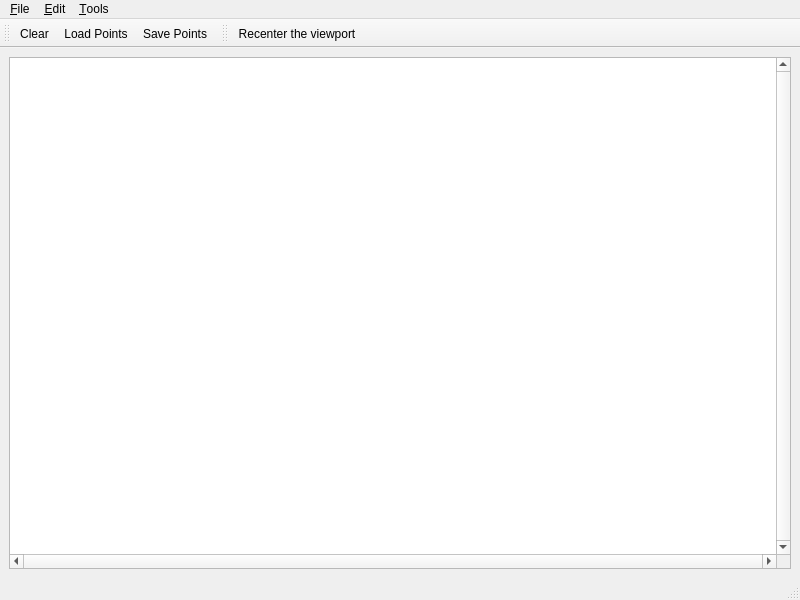
<?xml version="1.0" encoding="UTF-8"?>
<ui version="4.0">
 <author>GeometryFactory</author>
 <class>Stream_lines_2</class>
 <widget class="QMainWindow" name="Stream_lines_2">
  <property name="geometry">
   <rect>
    <x>0</x>
    <y>0</y>
    <width>800</width>
    <height>600</height>
   </rect>
  </property>
  <property name="windowTitle">
   <string>CGAL Streamlines</string>
  </property>
  <property name="windowIcon">
   <iconset resource="../resources/CGAL.qrc">
    <normaloff>:/cgal/logos/cgal_icon</normaloff>:/cgal/logos/cgal_icon</iconset>
  </property>
  <widget class="QWidget" name="centralwidget">
   <layout class="QGridLayout">
    <item row="0" column="0">
     <widget class="QGraphicsView" name="graphicsView">
      <property name="focusPolicy">
       <enum>Qt::StrongFocus</enum>
      </property>
      <property name="verticalScrollBarPolicy">
       <enum>Qt::ScrollBarAlwaysOn</enum>
      </property>
      <property name="horizontalScrollBarPolicy">
       <enum>Qt::ScrollBarAlwaysOn</enum>
      </property>
      <property name="transformationAnchor">
       <enum>QGraphicsView::NoAnchor</enum>
      </property>
     </widget>
    </item>
   </layout>
  </widget>
  <widget class="QStatusBar" name="statusbar"/>
  <widget class="QToolBar" name="fileToolBar">
   <property name="windowTitle">
    <string>File Tools</string>
   </property>
   <attribute name="toolBarArea">
    <enum>TopToolBarArea</enum>
   </attribute>
   <attribute name="toolBarBreak">
    <bool>false</bool>
   </attribute>
   <addaction name="actionClear"/>
   <addaction name="actionLoadPoints"/>
   <addaction name="actionSavePoints"/>
  </widget>
  <widget class="QToolBar" name="toolBar">
   <property name="windowTitle">
    <string>Visualization Tools</string>
   </property>
   <attribute name="toolBarArea">
    <enum>TopToolBarArea</enum>
   </attribute>
   <attribute name="toolBarBreak">
    <bool>false</bool>
   </attribute>
   <addaction name="actionRecenter"/>
  </widget>
  <widget class="QMenuBar" name="menubar">
   <property name="geometry">
    <rect>
     <x>0</x>
     <y>0</y>
     <width>800</width>
     <height>26</height>
    </rect>
   </property>
   <widget class="QMenu" name="menuFile">
    <property name="title">
     <string>&amp;File</string>
    </property>
    <addaction name="separator"/>
    <addaction name="actionClear"/>
    <addaction name="actionLoadPoints"/>
    <addaction name="actionSavePoints"/>
    <addaction name="separator"/>
    <addaction name="actionQuit"/>
   </widget>
   <widget class="QMenu" name="menuEdit">
    <property name="title">
     <string>&amp;Edit</string>
    </property>
   </widget>
   <widget class="QMenu" name="menuTools">
    <property name="title">
     <string>&amp;Tools</string>
    </property>
    <addaction name="separator"/>
    <addaction name="actionRecenter"/>
   </widget>
   <addaction name="menuFile"/>
   <addaction name="menuEdit"/>
   <addaction name="menuTools"/>
  </widget>
  <action name="actionAbout">
   <property name="text">
    <string>&amp;About</string>
   </property>
  </action>
  <action name="actionAboutCGAL">
   <property name="text">
    <string>About &amp;CGAL</string>
   </property>
  </action>
  <action name="actionQuit">
   <property name="text">
    <string>&amp;Quit</string>
   </property>
   <property name="shortcut">
    <string>Ctrl+Q</string>
   </property>
  </action>
  <action name="actionClear">
   <property name="icon">
    <iconset resource="../icons/File.qrc">
     <normaloff>:/cgal/fileToolbar/fileNew.png</normaloff>:/cgal/fileToolbar/fileNew.png</iconset>
   </property>
   <property name="text">
    <string>&amp;Clear</string>
   </property>
   <property name="shortcut">
    <string>Ctrl+C</string>
   </property>
  </action>
  <action name="actionLoadPoints">
   <property name="icon">
    <iconset resource="../icons/File.qrc">
     <normaloff>:/cgal/fileToolbar/fileOpen.png</normaloff>:/cgal/fileToolbar/fileOpen.png</iconset>
   </property>
   <property name="text">
    <string>&amp;Load Points...</string>
   </property>
   <property name="shortcut">
    <string>Ctrl+L</string>
   </property>
  </action>
  <action name="actionSavePoints">
   <property name="icon">
    <iconset resource="../icons/File.qrc">
     <normaloff>:/cgal/fileToolbar/fileSave.png</normaloff>:/cgal/fileToolbar/fileSave.png</iconset>
   </property>
   <property name="text">
    <string>&amp;Save Points...</string>
   </property>
   <property name="shortcut">
    <string>Ctrl+S</string>
   </property>
  </action>
  <action name="actionRecenter">
   <property name="icon">
    <iconset resource="../icons/Input.qrc">
     <normaloff>:/cgal/Input/zoom-best-fit</normaloff>:/cgal/Input/zoom-best-fit</iconset>
   </property>
   <property name="text">
    <string>Re&amp;center the viewport</string>
   </property>
   <property name="shortcut">
    <string>Ctrl+R</string>
   </property>
  </action>
 </widget>
 <resources>
  <include location="Stream_lines_2.qrc"/>
  <include location="../icons/File.qrc"/>
  <include location="../resources/CGAL.qrc"/>
  <include location="../icons/Input.qrc"/>
 </resources>
 <connections/>
</ui>
